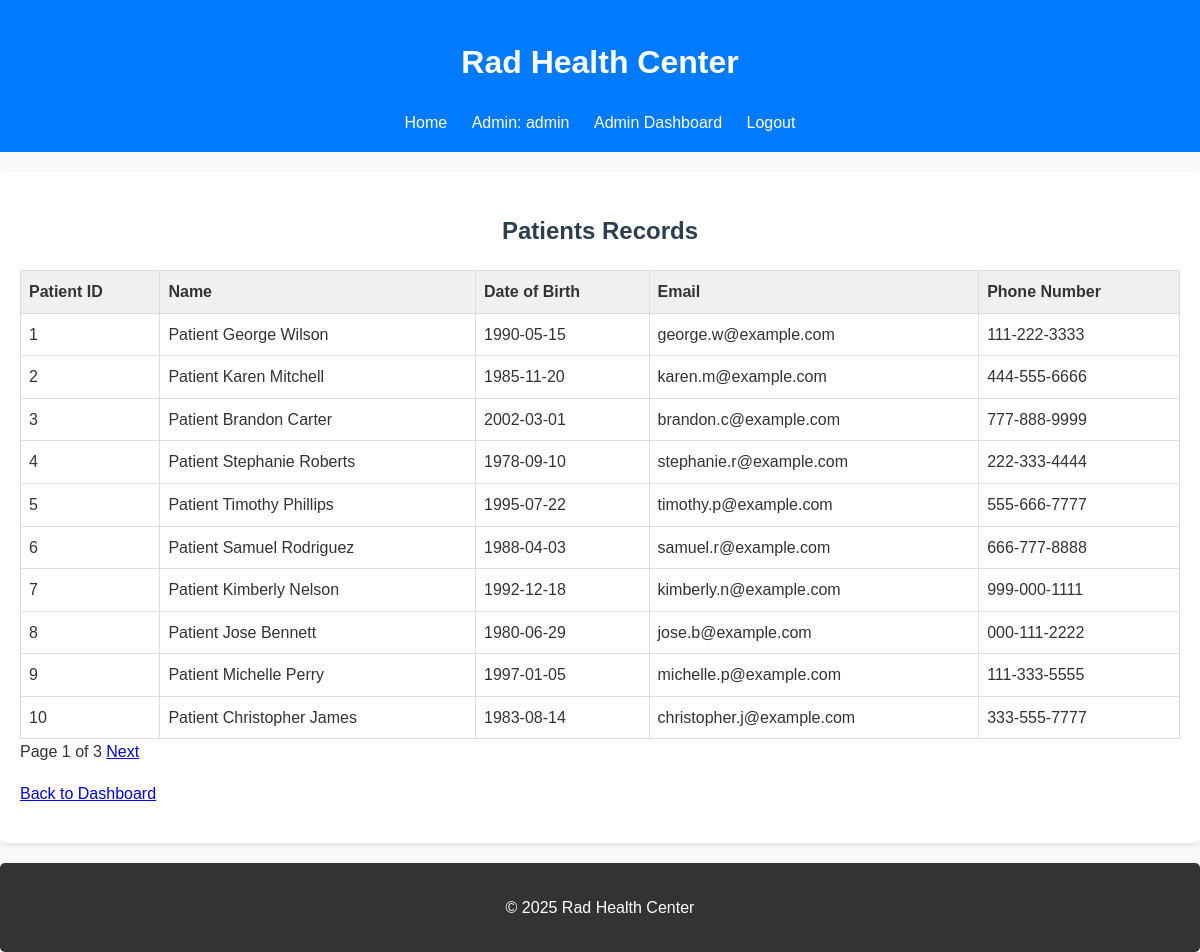
Page /admin/view_records/patients (signed in) on the committed database.
### tables this page shows
CREATE TABLE patients (
    patient_id INTEGER PRIMARY KEY AUTOINCREMENT UNIQUE,
    name TEXT NOT NULL,
    date_of_birth DATE NOT NULL,
    address TEXT,
    phone_number TEXT,
    email TEXT,
    username TEXT UNIQUE NOT NULL,
    password TEXT NOT NULL,
    registered_doctor_id INTEGER,
    registration_date TIMESTAMP DEFAULT CURRENT_TIMESTAMP,
    FOREIGN KEY (registered_doctor_id) REFERENCES doctors(doctor_id)
);

### app.py (the view, shortened to what this page needs)
@app.route('/admin/view_records/<string:record_type>', methods=['GET'])
@login_required('admin')
def view_records(record_type):
    page = int(request.args.get('page', 1))
    per_page = 10  # Number of records per page
    offset = (page - 1) * per_page
    conn = get_db()
    cursor = conn.cursor()
    if record_type == 'patients':
        cursor.execute("SELECT * FROM patients LIMIT ? OFFSET ?", (per_page, offset))
        records = cursor.fetchall()
        cursor.execute("SELECT COUNT(*) FROM patients")
        total_records = cursor.fetchone()[0]
    else:
        close_db(conn)
        return "Invalid record type."
    total_pages = (total_records + per_page - 1) // per_page
    close_db(conn)
    return render_template('view_records.html', records=records, record_type=record_type, page=page, total_pages=total_pages)

### app.py (called while the page is built)
def get_db():
    conn = sqlite3.connect(DATABASE)
    conn.row_factory = sqlite3.Row
    return conn

def login_required(role):
    def wrapper(fn):
        from functools import wraps
        @wraps(fn)
        def decorated_view(*args, **kwargs):
            if not session.get('user_id') or session.get('user_role') != role:
                return redirect(url_for('login'))
            return fn(*args, **kwargs)
        return decorated_view
    return wrapper

### templates/view_records.html (shortened to what this page needs)
{% extends 'layout.html' %}
{% block content %}
    <h2>{{ record_type|capitalize }} Records</h2>
    {% if records %}
        <table>
            <thead>
                <tr>
                    {% if record_type == 'patients' %}
                        <th>Patient ID</th>
                        <th>Name</th>
                        <th>Date of Birth</th>
                        <th>Email</th>
                        <th>Phone Number</th>
                    {% elif record_type == 'staff' %}
                        <th>Role</th>
                        <th>Name</th>
                        <th>Username</th>
                        <th>Email</th>
                    {% endif %}
                </tr>
            </thead>
            <tbody>
                {% for record in records %}
                    <tr>
                        {% if record_type == 'patients' %}
                            <td>{{ record.patient_id }}</td>
                            <td>{{ record.name }}</td>
                            <td>{{ record.date_of_birth }}</td>
                            <td>{{ record.email }}</td>
                            <td>{{ record.phone_number }}</td>
                        {% elif record_type == 'staff' %}
                            <td>{{ record.role }}</td>
                            <td>{{ record.name }}</td>
                            <td>{{ record.username }}</td>
                            <td>{{ record.email }}</td>
                        {% endif %}
                    </tr>
                {% endfor %}
            </tbody>
        </table>
        <div class="pagination">
            <span>Page {{ page }} of {{ total_pages }}</span>
            {% if page < total_pages %}
                <a href="{{ url_for('view_records', record_type=record_type, page=page+1) }}">Next</a>
            {% endif %}
        </div>
    {% else %}
        <p>No records found.</p>
    {% endif %}
    <p><a href="{{ url_for('admin_dashboard') }}">Back to Dashboard</a></p>
{% endblock %}

### static/css/style.css (style rules this page uses)
body { font-family: Arial, sans-serif; line-height: 1.6; margin: 0; padding: 0; background-color: #f9f9f9; color: #333; }
h2, h3 { text-align: center; color: #2c3e50; }
table { width: 100%; border-collapse: collapse; margin-top: 20px; }
th, td { border: 1px solid #ddd; padding: 8px; text-align: left; }
th { background-color: #f0f0f0; }

### rows in the picture
patients: patient_id "1", name "Patient George Wilson", date_of_birth "1990-05-15", email "george.w@example.com", phone_number "111-222-3333"
patients: patient_id "2", name "Patient Karen Mitchell", date_of_birth "1985-11-20", email "karen.m@example.com", phone_number "444-555-6666"
patients: patient_id "3", name "Patient Brandon Carter", date_of_birth "2002-03-01", email "brandon.c@example.com", phone_number "777-888-9999"
patients: patient_id "4", name "Patient Stephanie Roberts", date_of_birth "1978-09-10", email "stephanie.r@example.com", phone_number "222-333-4444"
patients: patient_id "5", name "Patient Timothy Phillips", date_of_birth "1995-07-22", email "timothy.p@example.com", phone_number "555-666-7777"
patients: patient_id "6", name "Patient Samuel Rodriguez", date_of_birth "1988-04-03", email "samuel.r@example.com", phone_number "666-777-8888"
patients: patient_id "7", name "Patient Kimberly Nelson", date_of_birth "1992-12-18", email "kimberly.n@example.com", phone_number "999-000-1111"
patients: patient_id "8", name "Patient Jose Bennett", date_of_birth "1980-06-29", email "jose.b@example.com", phone_number "000-111-2222"
patients: patient_id "9", name "Patient Michelle Perry", date_of_birth "1997-01-05", email "michelle.p@example.com", phone_number "111-333-5555"
patients: patient_id "10", name "Patient Christopher James", date_of_birth "1983-08-14", email "christopher.j@example.com", phone_number "333-555-7777"

### other values in the picture
{{ session.get('username') }} "admin"
{{ record_type|capitalize }} "Patients"
{{ page }} "1"
{{ total_pages }} "3"
